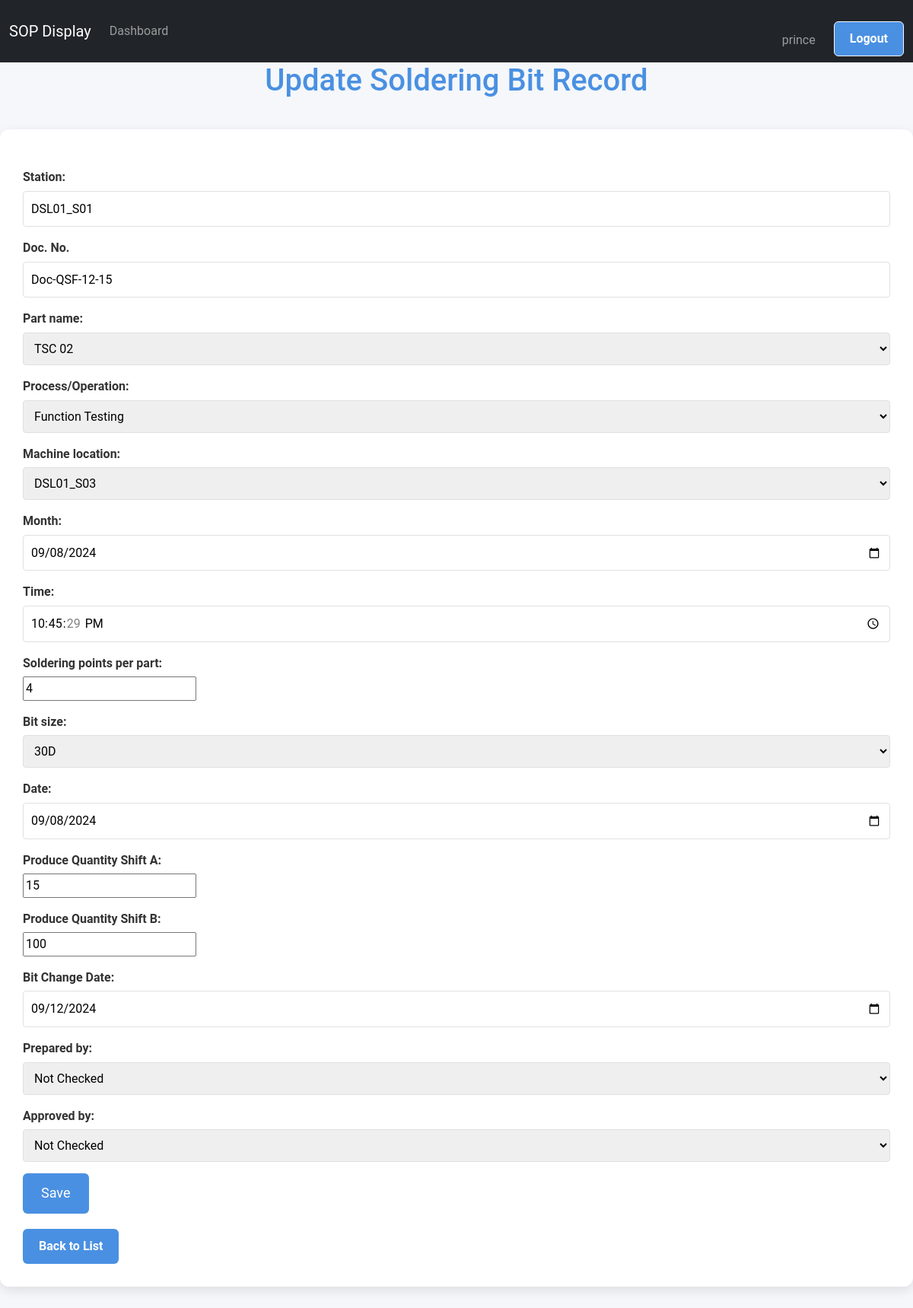
The page /screen/soldering/update/2/ (signed in) on the database its author committed.
### screen_app/models.py (models this page shows, shortened)
class SolderingBitRecord(models.Model):
    PART_CHOICES = (
        ('tsc_01', 'TSC 01'),
        ('tsc_02', 'TSC 02'),
        ('tsc_04', 'TSC 04'),
        ('tsc_05', 'TSC 05'),
        ('tsc_09', 'TSC 09'),
        ('ebe_01', 'EBE 01'),
        ('csl_01', 'CSL 01'),
        ('dtr_03', 'DTR 03'),
        ('dtr_05', 'DTR 05'),
    )
    MACHINE_CHOICES = (
        ('M1', 'Machine 1'),
        ('M2', 'Machine 2'),
        ('M3', 'Machine 3'),
    )
    LOCATION_CHOICES = (
        ('visual_inspection', 'Visual Inspection'),
        ('programming_testing', 'Programming & Testing'),
        ('function_testing', 'Function Testing'),
        ('adhesive_application', 'Adhesive Application'),
        ('conformal_coating', 'Conformal Coating'),
        ('housing', 'Housing'),
        ('e90fl', 'E90FL'),
        ('dr_beck_epoxy', 'Dr. Beck Epoxy'),
        ('final_testing', 'Final Testing'),
    )
    TICK_CHOICES_Mark = [
        ('✔', 'OK'),
        ('✘', 'Not OK'),
        ('', 'Not Checked'),
    ]
    TICK_CHOICES = [
        ('20d', '20D'),
        ('30d', '30D'),
    ]
    station = models.CharField(max_length=100, default='DSL01_S01')
    doc_number = models.CharField(max_length=50, verbose_name="Doc. No.", default='Doc-QSF-12-15', blank=True)
    part_name = models.CharField(max_length=100, choices=PART_CHOICES)
    machine_no = models.ForeignKey(MachineLocation, on_delete=models.CASCADE, verbose_name="Process/Operation")
    machine_location = models.CharField(max_length=150,choices=STATION_CHOICES)
    month = models.DateField(default=timezone.now, blank=True)
    time = models.TimeField(default=timezone.now, blank=True)
    operator_name = models.ForeignKey(User, on_delete=models.CASCADE, blank=True, null=True)
    soldering_points_per_part = models.IntegerField(default=10)
    bit_size = models.CharField(max_length=50, choices=TICK_CHOICES)
    date = models.DateField(default=timezone.now, blank=True)
    produce_quantity_shift_a = models.IntegerField(verbose_name="Produce Quantity Shift A")
    produce_quantity_shift_b = models.IntegerField(verbose_name="Produce Quantity Shift B")
    total_quantity = models.IntegerField(verbose_name="Total Quantity (Both shifts)", default=500)
    total_soldering_points = models.IntegerField(verbose_name="Total Soldering points/day", default=500)
    bit_life_remaining = models.IntegerField(verbose_name="Bit Life Remaining (Parts in Nos.)", default=500)
    bit_change_date = models.DateField(verbose_name="Bit Change Date")
    prepared_by = models.CharField(max_length=100, choices=TICK_CHOICES_Mark, blank=True)
    approved_by = models.CharField(max_length=100, choices=TICK_CHOICES_Mark, blank=True)
    class Meta:
        verbose_name = "Robotic Soldering Bit Replacement Record"
        verbose_name_plural = "Robotic Soldering Bit Replacement Records"

### screen_app/views.py (the view)
# urls.py: path('soldering/update/<int:pk>/', UpdateSolderingBitRecordView.as_view(), name='update_soldering_bit_record'),
@method_decorator(staff_member_required, name='dispatch')
class UpdateSolderingBitRecordView(UpdateView):
    model = SolderingBitRecord
    form_class = SolderingBitRecordForm
    template_name = 'SolderingBitRecord/update_soldering_bit_record.html'
    success_url = reverse_lazy('list_soldering_bit_records')

### screen_app/forms.py
class SolderingBitRecordForm(forms.ModelForm):
    class Meta:
        model = SolderingBitRecord
        fields = [
            'station', 'doc_number', 'part_name', 'machine_no', 'machine_location',
            'month', 'time', 'soldering_points_per_part', 'bit_size', 'date',
            'produce_quantity_shift_a', 'produce_quantity_shift_b', 'bit_change_date',
            'prepared_by', 'approved_by'
        ]
        widgets = {
            'month': forms.DateInput(attrs={'type': 'date'}),
            'time': forms.TimeInput(attrs={'type': 'time'}),
            'date': forms.DateInput(attrs={'type': 'date'}),
            'bit_change_date': forms.DateInput(attrs={'type': 'date'}),
        }

### screen_app/models.py (called while the page is built)
    def __str__(self):
        return self.location_name

### screen_app/templates/SolderingBitRecord/update_soldering_bit_record.html (shortened to what this page needs)
{% extends "base.html" %}  {% block content %}
<h1>
  {% if form.instance.pk %}Update{% else %}Add{% endif %} Soldering Bit Record
</h1>
<div class="container">
  <form method="post">
    {% csrf_token %} {% for field in form %}
    <p>
      {{ field.label_tag }} {{ field }}
    </p>
    {% endfor %}
    <button type="submit">Save</button>
  </form>
  <a
  href="{% url 'list_soldering_bit_records' %}"
  class="btn"
  style="margin-top: 20px"
  >Back to List</a
>
</div>
{% endblock content %}

### templates/base.html (shortened to what this page needs)
{% load static %}
<!DOCTYPE html>
<html lang="en">
  <head>
    <link rel="stylesheet" href="{% static 'css/bootstrap.css' %}" />
  </head>
  <body>
    <nav class="navbar navbar-expand-lg navbar-dark bg-dark" id="mainNavbar">
      <div class="container-fluid">
        <a class="navbar-brand" href="/">SOP Display</a>
        <div class="collapse navbar-collapse" id="navbarContent">
          <ul class="navbar-nav me-auto mb-2 mb-lg-0">
            {% if user.is_authenticated %}
            <li class="nav-item">
              <a
                class="nav-link {% if request.resolver_match.url_name == 'dashboard' %}active{% endif %}"
                href="{% url 'dashboard' %}"
                >Dashboard</a
              >
            </li>
             {% endif %}
          </ul>
          <ul class="navbar-nav ">
            {% if user.is_authenticated %}
            <li class="nav-item mt-4">
              <span class=" nav-link  me-3">{{ user.username }}</span>
            </li>
            <li class="nav-item">
              <form method="post" action="{% url 'logout' %}">
                <button class="btn btn-outline-light" type="submit">
                  Logout
                </button>
              </form>
            </li>
            {% endif %}
          </ul>
        </div>
      </div>
    </nav>
    {% block content %} {% endblock content %}
  </body>
</html>

### templates/base.html (style rules this page uses)
html, body { height: 100%; margin: 0; padding: 0; overflow-x: hidden; }
body { padding-top: 0px; }
.navbar { transition: transform 0.3s ease; }
body { scrollbar-width: none; -ms-overflow-style: none; }
:root { --primary-color: #4a90e2; --secondary-color: #f5f7fa; --text-color: #333; --border-color: #e0e0e0; }
body { font-family: "Roboto", Arial, sans-serif; background-color: var(--secondary-color); color: var(--text-color); line-height: 1.6; margin: 0; padding: 0; }
.container { max-width: 1200px; margin: 40px auto; padding: 30px; background-color: #ffffff; border-radius: 12px; box-shadow: 0 5px 15px rgba(0, 0, 0, 0.1); }
h1 { color: var(--primary-color); font-size: 2.5em; text-align: center; margin-bottom: 30px; }
.btn { display: inline-block; background-color: var(--primary-color); color: white; padding: 10px 20px; text-decoration: none; border-radius: 6px; font-weight: bold; transition: background-color 0.3s ease; }
form { margin-top: 20px; }
form p { margin-bottom: 15px; }
form label { display: block; margin-bottom: 5px; font-weight: bold; }
form input[type="text"], form input[type="date"], form input[type="time"], form select { width: 100%; padding: 10px; border: 1px solid var(--border-color); border-radius: 4px; font-size: 16px; }
form button { background-color: var(--primary-color); color: white; border: none; padding: 12px 24px; font-size: 18px; border-radius: 6px; cursor: pointer; transition: background-color 0.3s ease; }

### rows shown on the page
SolderingBitRecord: form "DSL01_S01" "Doc-QSF-12-15" "TSC 02" "Function Testing" "DSL01_S03" "09/08/2024" "22:45:29" "4" "30D" "09/08/2024" "15" "100" "09/12/2024" "Not Checked" "Not Checked"

### other values the page prints
{{ user.username }} "prince"
{{ field.label_tag }} "Station:" "Doc. No." "Part name:" "Process/Operation:" "Machine location:" "Month:" "Time:" "Soldering points per part:" "Bit size:" "Date:" "Produce Quantity Shift A:" "Produce Quantity Shift B:" "Bit Change Date:" "Prepared by:" "Approved by:"
